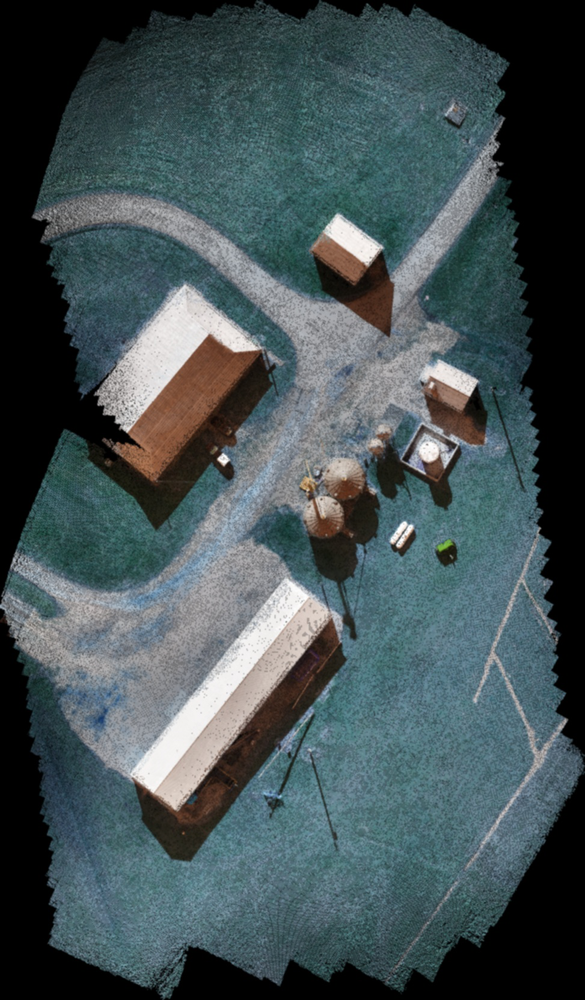
#> input picture road_detection/input_image.png, 585 x 1000 px, shrunk from 973 x 1663 before the run
$ python color_segmentation.py
#> lines starting #> are read from the running program, lines starting #| are printed output that depends on the picture
import cv2
import matplotlib.pyplot as plt
from matplotlib import colors
import numpy as np

flags = [i for i in dir(cv2) if i.startswith('COLOR_')]

input_image = cv2.imread('input_image.png')
#> input_image is the input picture: shape (1000, 585, 3); mean B, G, R 84.2, 81.3, 67.6
plt.imshow(input_image)
plt.show()

""" Accurate coloring """
input_image = cv2.cvtColor(input_image, cv2.COLOR_BGR2RGB)
plt.imshow(input_image)
plt.show()

""" Make HSV image """
input_hsv = cv2.cvtColor(input_image, cv2.COLOR_RGB2HSV)
#> input_hsv: shape (1000, 585, 3); mean H, S, V 68.5, 63, 87.1

h, s, v = cv2.split(input_hsv)
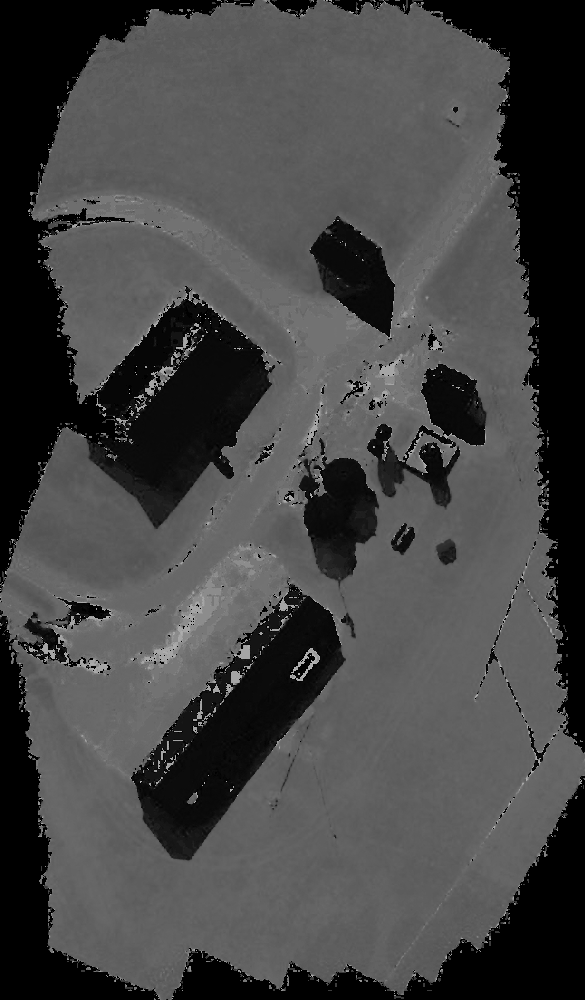
#> h: shape (1000, 585); min 0, max 179, mean 68.5
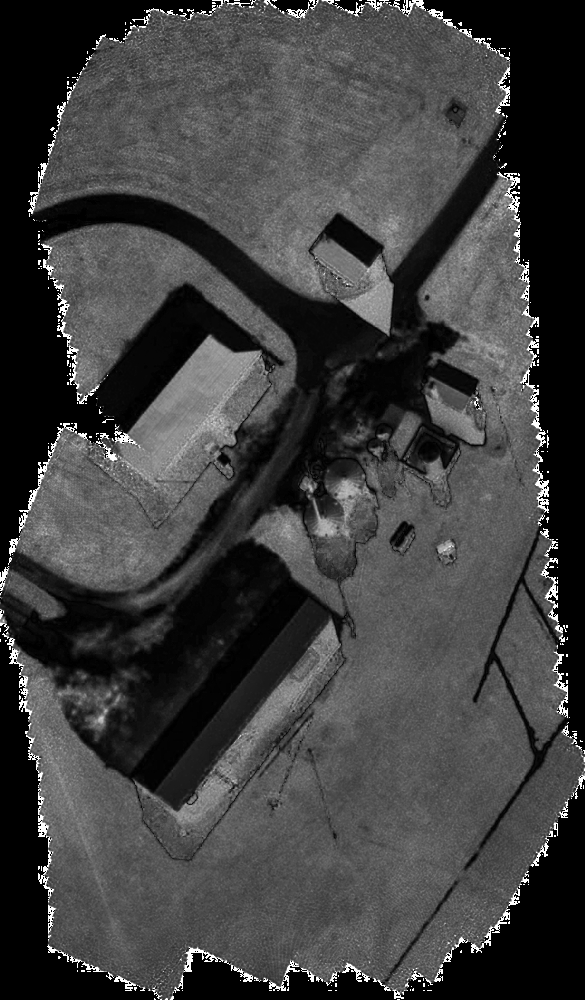
#> s: shape (1000, 585); min 0, max 255, mean 63
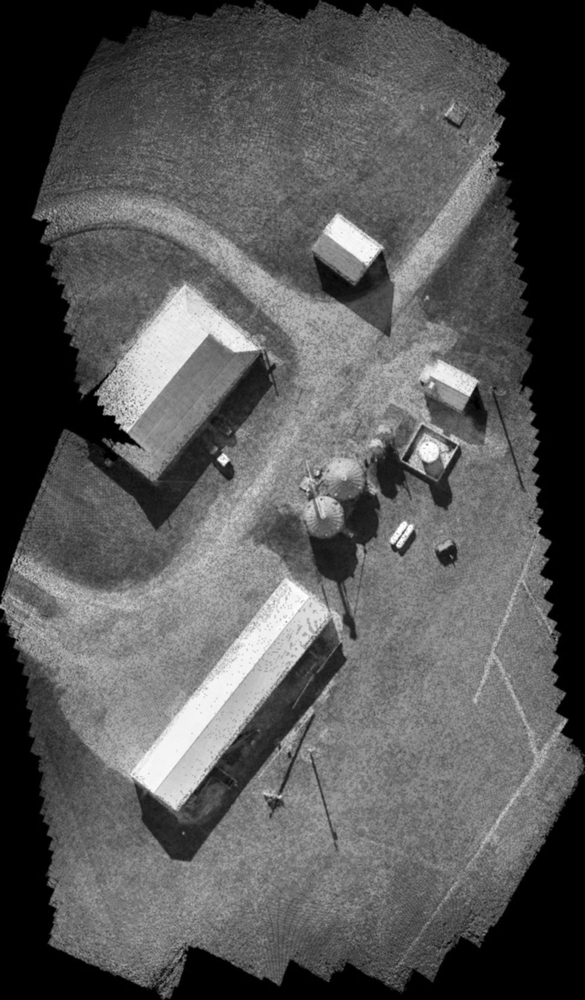
#> v: shape (1000, 585); min 0, max 255, mean 87.1
fig = plt.figure()
axis = fig.add_subplot(1, 1, 1, projection="3d")

pixel_colors = input_image.reshape((np.shape(input_image)[0]*np.shape(input_image)[1], 3))
norm = colors.Normalize(vmin=-1.,vmax=1.)
norm.autoscale(pixel_colors)
pixel_colors = norm(pixel_colors).tolist()
#> pixel_colors = 585000 items

axis.scatter(h.flatten(), s.flatten(), v.flatten(), facecolors=pixel_colors, marker=".")
axis.set_xlabel("Hue")
axis.set_ylabel("Saturation")
axis.set_zlabel("Value")
plt.show()
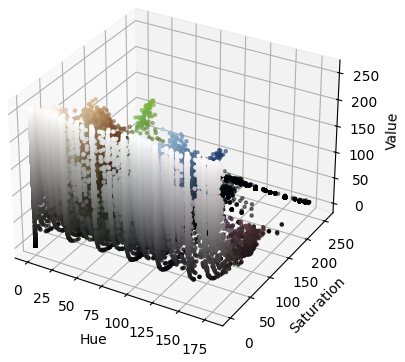
#> figure drawn by matplotlib, 1 panel

""" Decide color range """
light_grey = (120, 120, 120)
dark_grey = (180, 180, 180)

""" Make mask """
mask = cv2.inRange(input_hsv, light_grey, dark_grey)
#> mask: shape (1000, 585); every value is 0
# To impose the mask on top of the original image, you can use cv2.bitwise_and(),
# which keeps every pixel in the given image if the corresponding value in the mask is 1:
result = cv2.bitwise_and(input_image, input_image, mask=mask)
#> result: shape (1000, 585, 3); every value is 0

""" See Results """
plt.subplot(1, 2, 1)
plt.imshow(mask, cmap="gray")
plt.subplot(1, 2, 2)
plt.imshow(result)
plt.show()

$ run again, with road_detection/kentland_image_2.PNG copied over road_detection/input_image.png
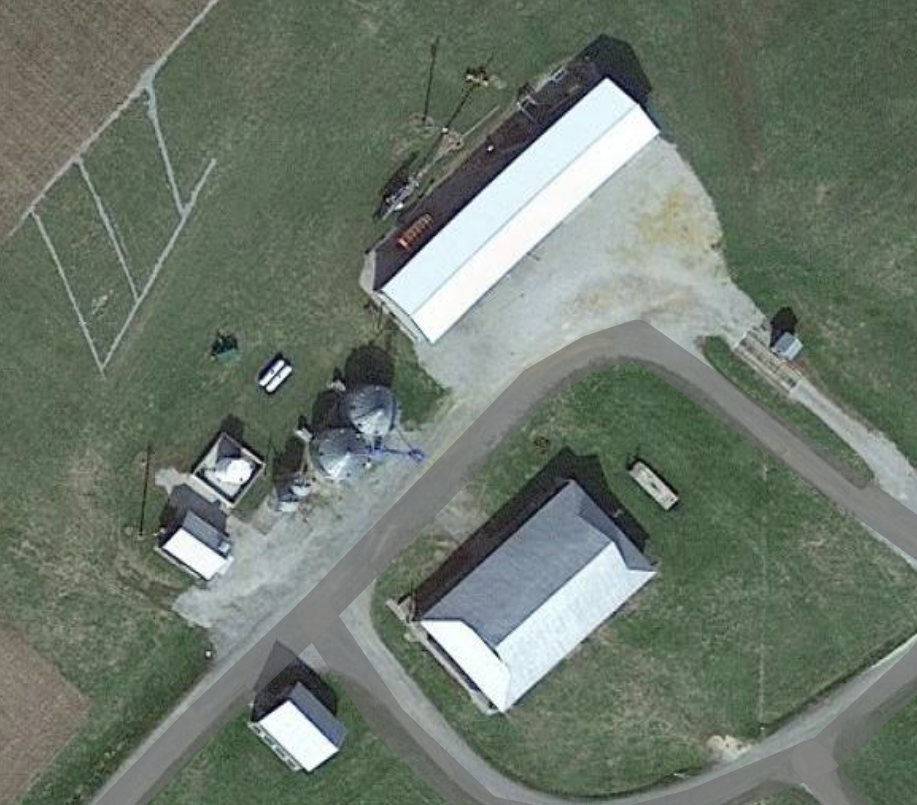
#> input picture road_detection/kentland_image_2.PNG, 917 x 805 px
#> input_image is the input picture: shape (805, 917, 3); mean B, G, R 107.7, 120, 109.2
#> input_hsv: shape (805, 917, 3); mean H, S, V 60.5, 38.6, 121.3
#> `h, s, v = cv2.split(input_hsv)`:
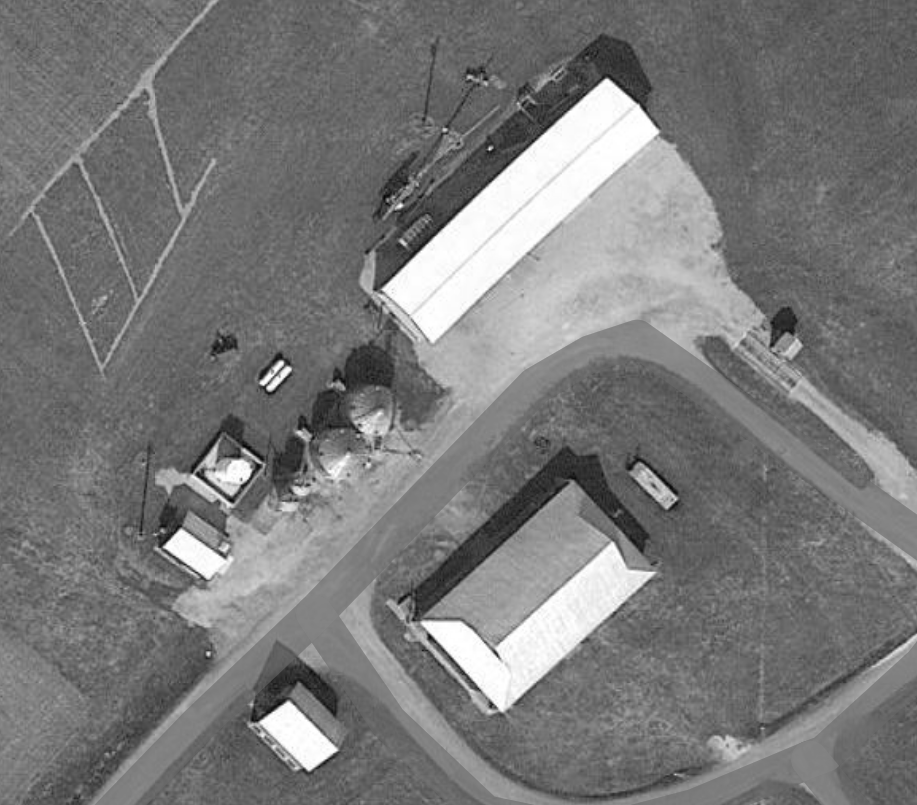
#> v: shape (805, 917); min 4, max 255, mean 121.3
#> pixel_colors = 738185 items
#> `plt.show()`:
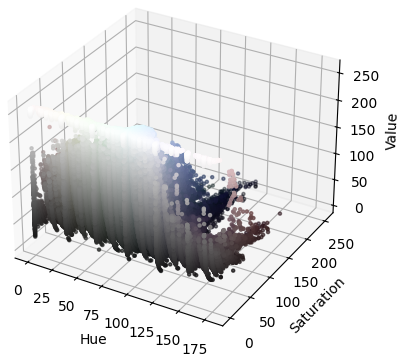
#> figure drawn by matplotlib, 1 panel
#> mask: shape (805, 917); every value is 0
#> result: shape (805, 917, 3); every value is 0

$ run again, with road_detection/kentland_image_2.JPG saved as road_detection/input_image.png
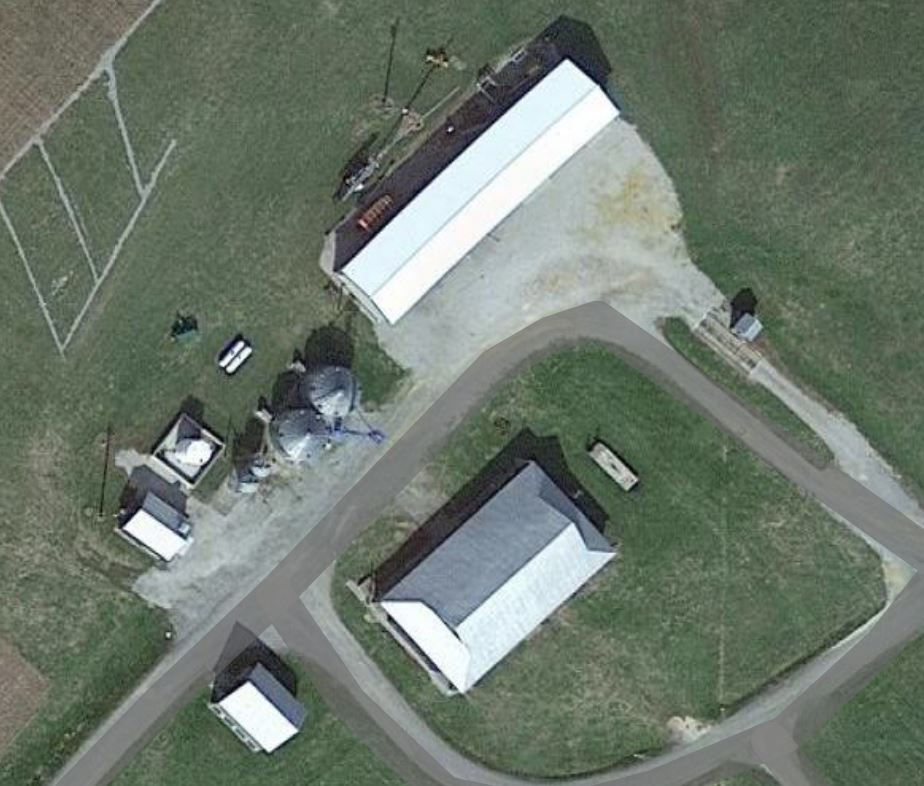
#> input picture road_detection/kentland_image_2.JPG, 924 x 786 px
#> input_image is the input picture: shape (786, 924, 3); mean B, G, R 108.4, 120.2, 109
#> input_hsv: shape (786, 924, 3); mean H, S, V 62.1, 37.9, 121.4
#> `h, s, v = cv2.split(input_hsv)`:
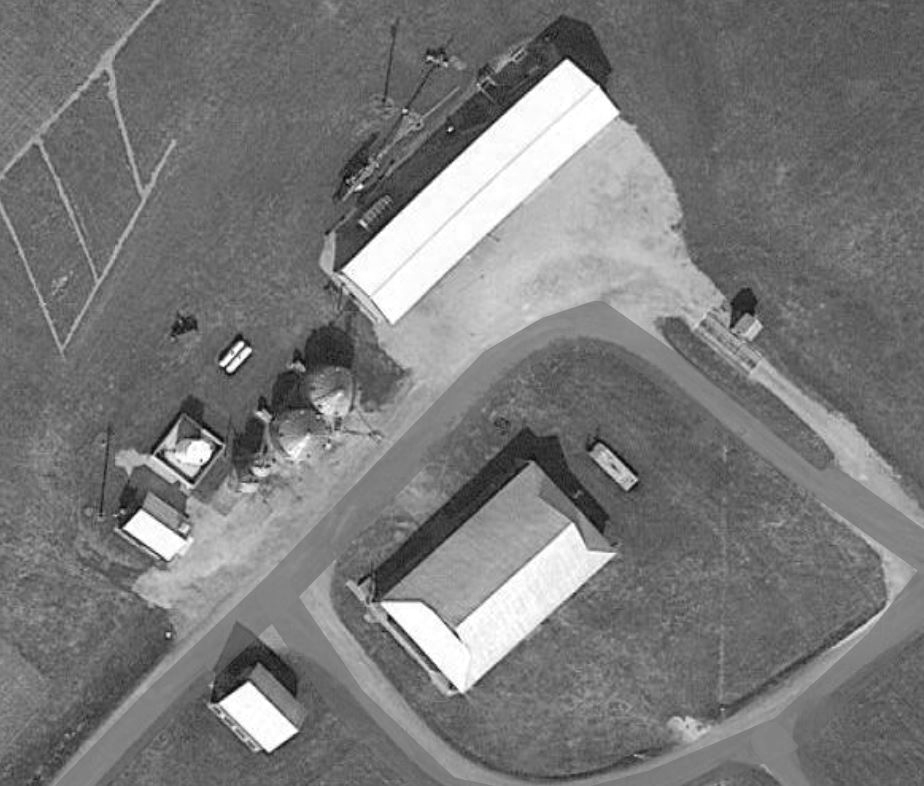
#> v: shape (786, 924); min 2, max 255, mean 121.4
#> pixel_colors = 726264 items
#> `plt.show()`:
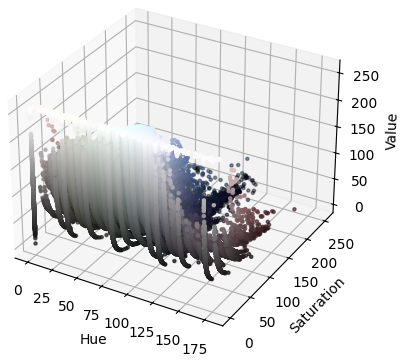
#> figure drawn by matplotlib, 1 panel
#> mask: shape (786, 924); every value is 0
#> result: shape (786, 924, 3); every value is 0
